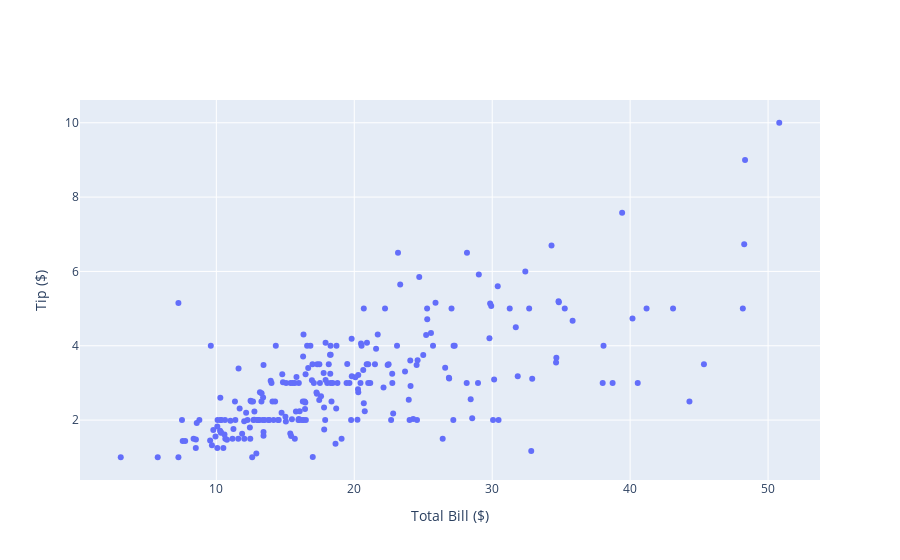

The code cell stored with this chart in its notebook:
### Markdown cell above
### - update_xaxes() / update_yaxes() 

`fig.update_xaxes(업데이트 내용)` / `fig.update_yaxes(업데이트 내용)`

각 각 X축, Y축에 관한 다양한 편집이 가능

ex) 축 타이틀, 축 라인 스타일, 그리드 설정 등

### Code cell
'''update_xaxes(), update_yaxes() 를 활용하여 축 타이틀 추가'''

#데이터 생성
df = px.data.tips()
x = df["total_bill"]
y = df["tip"]

# 그래프 그리기
fig = go.Figure(data=go.Scatter(x=x, y=y, mode='markers'))

# 축 타이틀 추가하기
fig.update_xaxes(title_text='Total Bill ($)')
fig.update_yaxes(title_text='Tip ($)')

fig.show()

### Figure 1 — Plotly figure (JSON) as saved in the notebook; plotly's stock layout.template omitted (floating-point values rounded to 4 significant figures; data arrays with more than 128 entries replaced by an {"elided": "..."} marker saying what was removed)
{"data": [{"mode": "markers", "type": "scatter", "x": {"elided": "244 float values"}, "y": {"elided": "244 float values"}}], "layout": {"xaxis": {"title": {"text": "Total Bill ($)"}}, "yaxis": {"title": {"text": "Tip ($)"}}}}
